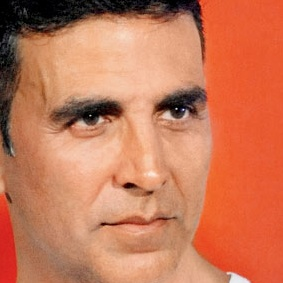
#> input picture Face Detection/dataset/dataset/faces/Akshay/face_3.jpg, 283 x 283 px
$ python prog1.py
#> lines starting #> are read from the running program, lines starting #| are printed output that depends on the picture
import matplotlib.pyplot as plt
from sklearn.model_selection import train_test_split
from sklearn.datasets import fetch_lfw_pairs
from sklearn.decomposition import PCA
from sklearn.discriminant_analysis import LinearDiscriminantAnalysis
from sklearn.neural_network import MLPClassifier
import numpy as np
import os, cv2
def plot_gallery(images, titles, h, w, n_row=3, n_col=4):
    """Helper function to plot a gallery of portraits"""
    plt.figure(figsize=(1.8 * n_col, 2.4 * n_row))
    plt.subplots_adjust(bottom=0, left=0.01, right=0.99, top=0.90, hspace=0.35)
    for i in range(n_row * n_col):
        plt.subplot(n_row, n_col, i + 1)
        plt.imshow(images[i].reshape((h, w)), cmap=plt.cm.gray)
        plt.title(titles[i], size=12)
        plt.xticks(())
        plt.yticks(())

dir_name = "dataset/faces/"
y=[];x=[];target_names=[]
person_id=0;h=w=300
n_samples=0
class_names=[]
for Akshay in os.listdir("dataset/dataset/faces"):
    dir_path = "dataset/faces/Akshay"
    class_names.append(Akshay)
    for image_name in os.listdir("dataset/dataset/faces/Akshay"):
        image_path = "dataset/dataset/faces/Akshay/face_3.jpg"
        img = cv2.imread("dataset/dataset/faces/Akshay/face_3.jpg")
#> img is the input picture: shape (283, 283, 3); mean B, G, R 88.3, 120.4, 199.7
        gray = cv2.cvtColor(img, cv2.COLOR_BGR2GRAY)
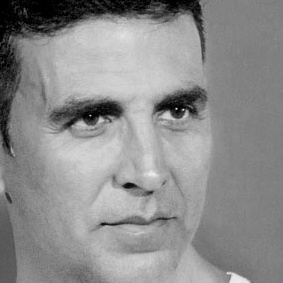
#> gray: shape (283, 283); min 0, max 237, mean 140.5
        resized_image = cv2.resize(gray, (h,w))
        v=resized_image.flatten()
        x.append(v)
        n_samples=n_samples+1
        y.append(person_id)
        target_names.append(Akshay)
    person_id=person_id+1

y=np.array(y)
x=np.array(x)
target_names=np.array(target_names)
n_features=x.shape[1]
#> n_features = 90000
print(y.shape,x.shape,target_names.shape)
#| (3,) (3, 90000) (3,)
print("Number of samples: ",n_samples)
n_classes=target_names.shape[0]
print("Total dataset size:")
print("n_samples: %d" % n_samples)
print("n_features: %d" % n_features)
#| n_features: 90000
print("n_classes: %d" % n_classes)

x_train, x_test, y_train, y_test = train_test_split(x, y, test_size=0.25, random_state=42)
#> y_train = [1, 2]; y_test = [0]
n_components = 150
print("Extracting the top %d eigenfaces from %d faces" % (n_components, x_test.shape[0]))
#| Extracting the top 150 eigenfaces from 1 faces
#> (the run stopped early here; a loop or call above may not have finished)
